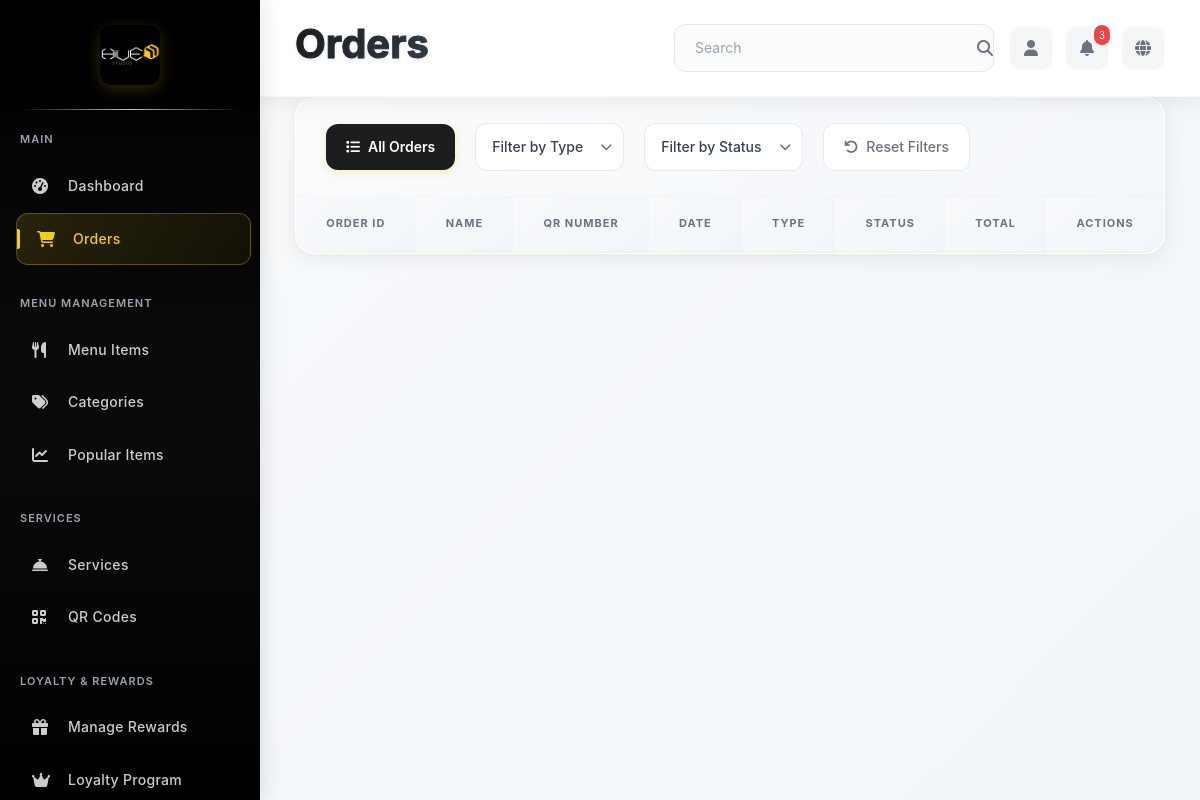
Page /admin/orders (signed in) on the earlier database version.
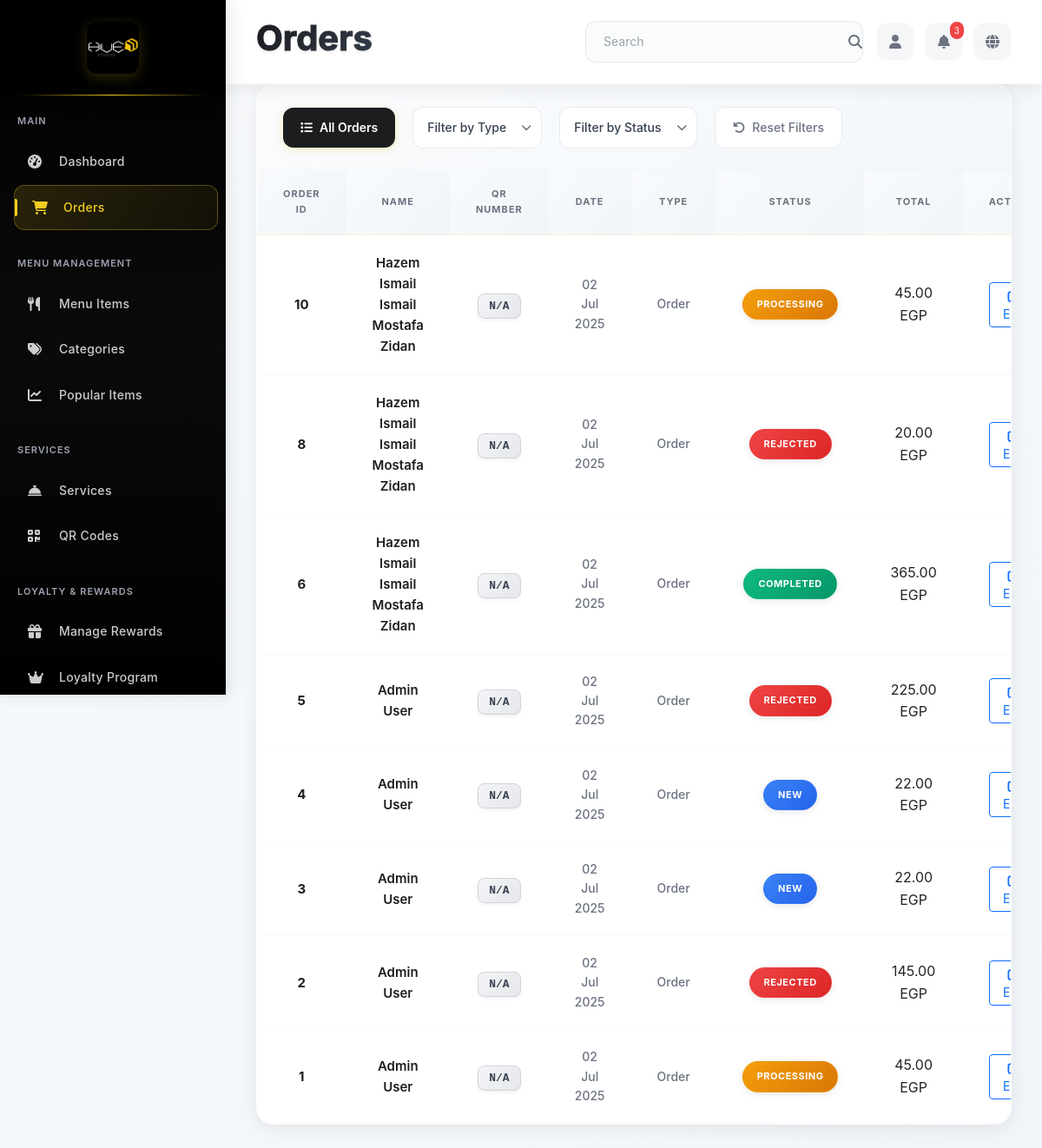
Same page on the later database version.
### app/models.py (models this page shows, shortened)
class User(UserMixin, db.Model):
    __tablename__ = 'users'
    user_id = db.Column(db.Integer, primary_key=True)
    name = db.Column(db.String(100), nullable=False)
    email = db.Column(db.String(120), unique=True, nullable=False, index=True)
    phone = db.Column(db.String(20), nullable=True)
    password_hash = db.Column(db.String(255), nullable=False)
    role = db.Column(db.Enum('customer', 'admin', 'waiter', name='user_roles'), nullable=False, default='customer')
    profile_img = db.Column(db.String(255), nullable=True)
    created_at = db.Column(db.DateTime, default=datetime.utcnow)
    is_active = db.Column(db.Boolean, default=True)
    orders = db.relationship('Order', backref='customer', lazy='dynamic')
    service_requests = db.relationship('ServiceRequest', backref='customer', lazy='dynamic')
    notifications = db.relationship('Notification', backref='user', lazy='dynamic')
    feedback = db.relationship('Feedback', backref='user', lazy='dynamic')
    loyalty_account = db.relationship('CustomerLoyalty', backref='user', uselist=False)
    point_transactions = db.relationship('PointTransaction', backref='user', lazy='dynamic')
    reward_redemptions = db.relationship('RewardRedemption', backref='user', lazy='dynamic')
    audit_logs = db.relationship('AuditLog', backref='user', lazy='dynamic')
    def is_admin(self):
        return self.role == 'admin'

### app/modules/admin/routes.py (the view)
@bp.route('/orders')
@login_required
def orders():
    if not current_user.is_admin():
        return redirect(url_for('main.index'))
    page = request.args.get('page', 1, type=int)
    per_page = 20  # Configurable items per page
    orders_query = Order.query.join(User, Order.user_id == User.user_id).outerjoin(Table).order_by(Order.order_time.desc())
    orders_pagination = orders_query.paginate(
        page=page, per_page=per_page, error_out=False
    )
    formatted_orders = []
    for order in orders_pagination.items:
        customer_name = "Unknown"
        if hasattr(order, 'customer') and order.customer:
            customer_name = order.customer.name
        else:
            user = User.query.get(order.user_id)
            if user:
                customer_name = user.name
        formatted_orders.append({
            'id': order.order_id,  # Keep as integer for JS to handle correctly
            'name': customer_name,
            'qr_number': f"#{order.table.table_number}" if order.table else "N/A",
            'date': order.order_time.strftime('%d %b %Y'),
            'type': 'Order',  # Could be enhanced based on order items
            'status': order.status.title(),
            'total': f"{order.total_amount:.2f} EGP"
        })
    return render_template('orders.html',
                         orders=formatted_orders,
                         pagination=orders_pagination)

### app/extensions.py (called while the page is built)
def init_extensions(app):
    db.init_app(app)
    login_manager.init_app(app)
    migrate.init_app(app, db)
    socketio.init_app(app, cors_allowed_origins="*")
    csrf.init_app(app)
    login_manager.login_view = 'auth.login'
    login_manager.login_message = 'Please log in to access this page.'
    login_manager.login_message_category = 'info'
    @login_manager.user_loader
    def load_user(user_id):
        from app.models import User
        return User.query.get(int(user_id))

### app/modules/admin/templates/orders.html (shortened to what this page needs)
{% extends "base.html" %}
{% block page_title %}Orders{% endblock %}
{% block content %}
<div class="orders-section">
    <div class="filters-section">
        <div class="filters-container">
            <button class="filter-btn active" data-filter="all">
                <i class="fas fa-list"></i>
                All Orders
            </button>
            <div class="filter-item">
                <select class="filter-select" data-filter="type">
                    <option value="">Filter by Type</option>
                </select>
            </div>
              <div class="filter-item">
                <select class="filter-select" data-filter="status">
                    <option value="">Filter by Status</option>
                </select>
            </div>
            <button class="reset-filter-btn">
                <i class="fas fa-undo"></i>
                Reset Filters
            </button>
        </div>
    </div>
    <div class="orders-table-container">
        <table class="orders-table">
            <thead>                <tr>
                    <th>ORDER ID</th>
                    <th>NAME</th>
                    <th>QR NUMBER</th>
                    <th>DATE</th>
                    <th>TYPE</th>
                    <th>STATUS</th>
                    <th>TOTAL</th>
                    <th>ACTIONS</th>
                </tr>
            </thead>
            <tbody>
                {% for order in orders %}                <tr class="order-row" data-type="{{ order.type.lower() }}" data-status="{{ order.status.lower().replace(' ', '-') }}" data-order-id="{{ order.id|int }}">
                    <td class="order-id">{{ order.id|int }}</td>
                    <td class="order-name">{{ order.name }}</td>
                    <td><span class="qr-number">{{ order.qr_number }}</span></td>
                    <td class="order-date">{{ order.date }}</td>
                    <td class="order-type">{{ order.type }}</td>
                    <td>
                        <span class="status-badge status-{{ order.status.lower().replace(' ', '-') }}">
                            {{ order.status }}
                        </span>
                    </td>
                    <td class="order-total">{{ order.total }}</td>
                    <td>
                        <button class="btn btn-sm btn-outline-primary edit-order-btn" data-order-id="{{ order.id|int }}">
                            <i class="fas fa-edit"></i> Edit
                        </button>
                    </td>
                </tr>
                {% endfor %}
            </tbody>
        </table>
    </div>
</div>
{% endblock %}

### app/modules/admin/templates/base.html (shortened to what this page needs)
<!DOCTYPE html>
<html lang="en">
<head>
    <link href="https://cdn.jsdelivr.net/npm/bootstrap@5.3.0/dist/css/bootstrap.min.css" rel="stylesheet" media="print" onload="this.media='all'">
    <link href="https://cdnjs.cloudflare.com/ajax/libs/font-awesome/6.4.0/css/all.min.css" rel="stylesheet" media="print" onload="this.media='all'">
    <link href="{{ url_for('static', filename='css/admin.css') }}" rel="stylesheet">
</head>
<body>
    <div class="admin-sidebar">
        <div class="sidebar-header">
            <a href="{{ url_for('admin.dashboard') }}" class="sidebar-logo">
                <img src="{{ url_for('static', filename='images/image.png') }}" alt="Logo" style="width: 60px; height: 60px; object-fit: contain;">
            </a>
        </div>
        <nav class="sidebar-nav">
            <div class="nav-section">
                <div class="nav-section-title">Main</div>
                <div class="nav-item">
                    <a href="{{ url_for('admin.dashboard') }}" class="nav-link {% if request.endpoint == 'admin.dashboard' %}active{% endif %}">
                        <i class="fas fa-tachometer-alt"></i>
                        <span class="nav-text">Dashboard</span>
                    </a>
                </div>
                <div class="nav-item">
                    <a href="{{ url_for('admin.orders') }}" class="nav-link {% if request.endpoint == 'admin.orders' %}active{% endif %}">
                        <i class="fas fa-shopping-cart"></i>
                        <span class="nav-text">Orders</span>
                    </a>
                </div>
            </div>
            <div class="nav-section">
                <div class="nav-section-title">Menu Management</div>
                <div class="nav-item">
                    <a href="{{ url_for('admin.menu_management') }}" class="nav-link {% if request.endpoint == 'admin.menu_management' %}active{% endif %}">
                        <i class="fas fa-utensils"></i>
                        <span class="nav-text">Menu Items</span>
                    </a>
                </div>
                <div class="nav-item">
                    <a href="{{ url_for('admin.category_management') }}" class="nav-link {% if request.endpoint == 'admin.category_management' %}active{% endif %}">
                        <i class="fas fa-tags"></i>
                        <span class="nav-text">Categories</span>
                    </a>
                </div>
                <div class="nav-item">
                    <a href="{{ url_for('admin.popular_items_analytics') }}" class="nav-link {% if request.endpoint == 'admin.popular_items_analytics' %}active{% endif %}">
                        <i class="fas fa-chart-line"></i>
                        <span class="nav-text">Popular Items</span>
                    </a>
                </div>
            </div>
            <div class="nav-section">
                <div class="nav-section-title">Services</div>
                <div class="nav-item">
                    <a href="{{ url_for('admin.services') }}" class="nav-link {% if request.endpoint == 'admin.services' %}active{% endif %}">
                        <i class="fas fa-concierge-bell"></i>
                        <span class="nav-text">Services</span>
                    </a>
                </div>
                <div class="nav-item">
                    <a href="{{ url_for('admin.qr_codes') }}" class="nav-link {% if request.endpoint == 'admin.qr_codes' %}active{% endif %}">
                        <i class="fas fa-qrcode"></i>
                        <span class="nav-text">QR Codes</span>
                    </a>
                </div>
            </div>
            <div class="nav-section">
                <div class="nav-section-title">Loyalty & Rewards</div>
                <div class="nav-item">
                    <a href="{{ url_for('admin.rewards_management') }}" class="nav-link {% if request.endpoint in ['admin.rewards_management', 'admin.add_reward', 'admin.edit_reward'] %}active{% endif %}">
                        <i class="fas fa-gift"></i>
                        <span class="nav-text">Manage Rewards</span>
                    </a>
                </div>
                <div class="nav-item">
                    <a href="{{ url_for('admin.loyalty_management') }}" class="nav-link {% if request.endpoint == 'admin.loyalty_management' %}active{% endif %}">
                        <i class="fas fa-crown"></i>
                        <span class="nav-text">Loyalty Program</span>
                    </a>
                </div>
            </div>
        </nav>
    </div>
    <div class="main-content">
        <div class="top-nav">
            <h1 class="page-title">{% block page_title %}Dashboard{% endblock %}</h1>
            <div class="top-nav-actions">
                <div class="search-box">
                    <input type="text" class="search-input" placeholder="Search">
                    <i class="fas fa-search search-icon"></i>
                </div>
                <div class="nav-icons">
                    <a href="{{ url_for('admin.profile') }}" class="nav-icon" title="Profile">
                        <i class="fas fa-user"></i>
                    </a>
                    <a href="#" class="nav-icon" title="Notifications">
                        <i class="fas fa-bell"></i>
                        <span class="notification-badge">3</span>
                    </a>
                    <a href="#" class="nav-icon" title="Language">
                        <i class="fas fa-globe"></i>
                    </a>
                </div>
            </div>
        </div>
        <div class="admin-content">
            {% block content %}{% endblock %}
        </div>
    </div>
</body>
</html>

### app/modules/admin/templates/base.html (style rules this page uses)
body { margin: 0; font-family: 'Inter', 'Segoe UI', Tahoma, Geneva, Verdana, sans-serif; background: linear-gradient(135deg, #f8fafc 0%, #f1f5f9 100%); overflow-x: hidden; }
.admin-sidebar { position: fixed; top: 0; left: 0; width: 260px; height: 100vh; background: linear-gradient(180deg, #000000 0%, #0a0a0a 50%, #000000 100%); z-index: 1000; }
.main-content { margin-left: 260px; min-height: 100vh; }
.page-title { font-size: 2.5rem; font-weight: 700; margin: 0 0 8px 0; text-shadow: 0 2px 4px rgba(0, 0, 0, 0.1); -webkit-text-stroke: 1px rgba(28, 29, 31, 0.1); }

### app/modules/admin/templates/orders.html (style rules this page uses)
.orders-section { background: var(--glass-bg); backdrop-filter: blur(20px); border-radius: 20px; box-shadow: var(--card-shadow); overflow: hidden; border: 1px solid var(--glass-border); transition: all 0.3s ease; }
.filters-section { padding: 25px 30px; border-bottom: 1px solid rgba(229, 231, 235, 0.3); background: linear-gradient(135deg, rgba(248, 250, 252, 0.8) 0%, rgba(241, 245, 249, 0.8) 100%); }
.filters-container { display: flex; align-items: center; gap: 20px; flex-wrap: wrap; }
.filter-item { position: relative; }
.filter-btn { display: flex; align-items: center; gap: 8px; padding: 12px 20px; background: var(--primary-yellow); color: var(--primary-dark); border: none; border-radius: 12px; font-size: 14px; font-weight: 600; cursor: pointer; transition: all 0.3s ease; box-shadow: 0 2px 8px rgba(243, 205, 33, 0.3); }
.filter-btn.active { background: var(--primary-dark); color: white; }
.filter-select { appearance: none; padding: 12px 40px 12px 16px; background: white; border: 1px solid rgba(209, 213, 219, 0.5); border-radius: 12px; font-size: 14px; font-weight: 500; color: #374151; cursor: pointer; transition: all 0.3s ease; min-width: 140px; }
.reset-filter-btn { display: flex; align-items: center; gap: 8px; padding: 12px 20px; background: white; color: #6b7280; border: 1px solid rgba(209, 213, 219, 0.5); border-radius: 12px; font-size: 14px; font-weight: 500; cursor: pointer; transition: all 0.3s ease; }
.orders-table-container { overflow-x: auto; text-align: center; }
.orders-table { width: 100%; margin: 0 auto; border-collapse: separate; border-spacing: 0; }
.orders-table th { background: linear-gradient(135deg, #f8fafc 0%, #f1f5f9 100%); padding: 18px 30px; font-size: 11px; font-weight: 700; text-transform: uppercase; letter-spacing: 1px; color: #6b7280; border: none; border-bottom: 2px solid rgba(243, 205, 33, 0.1); position: sticky; top: 0; z-index: 10; text-align: center; }
.orders-table td { padding: 20px 30px; border: none; border-bottom: 1px solid rgba(243, 244, 246, 0.5); vertical-align: middle; transition: all 0.3s ease; text-align: center; }
.orders-table tbody tr { transition: all 0.3s ease; }
.order-id { font-weight: 700; color: var(--primary-dark); font-size: 15px; }
.order-name { font-weight: 600; color: var(--primary-dark); font-size: 15px; }
.qr-number { font-family: 'JetBrains Mono', 'Courier New', monospace; background: linear-gradient(135deg, #f3f4f6 0%, #e5e7eb 100%); padding: 6px 12px; border-radius: 8px; font-size: 13px; font-weight: 600; color: #374151; border: 1px solid #d1d5db; box-shadow: 0 2px 4px rgba(0, 0, 0, 0.05); }
.order-date { color: #6b7280; font-size: 14px; font-weight: 500; }
.order-type { color: #6b7280; font-size: 14px; font-weight: 500; }
.status-badge { padding: 8px 16px; border-radius: 25px; font-size: 11px; font-weight: 700; text-transform: uppercase; letter-spacing: 0.5px; box-shadow: 0 2px 8px rgba(0, 0, 0, 0.1); border: 1px solid transparent; display: inline-block; }
.status-completed { background: linear-gradient(135deg, var(--success-green) 0%, #059669 100%); color: white; border-color: rgba(16, 185, 129, 0.3); }
.status-processing { background: linear-gradient(135deg, var(--warning-yellow) 0%, #d97706 100%); color: white; border-color: rgba(245, 158, 11, 0.3); }
.status-rejected { background: linear-gradient(135deg, var(--danger-red) 0%, #dc2626 100%); color: white; border-color: rgba(239, 68, 68, 0.3); }
.status-new { background: linear-gradient(135deg, var(--info-blue) 0%, #2563eb 100%); color: white; border-color: rgba(59, 130, 246, 0.3); }

Differences in the rows shown:
added User: id "10", name "Hazem Ismail Ismail Mostafa Zidan", qr_number "N/A", date "02 Jul 2025", type "Order", status "PROCESSING", total "45.00 EGP", id "8", status "REJECTED", total "20.00 EGP", id "6", status "COMPLETED", total "365.00 EGP"
now on this page (row unchanged): User: id "5", name "Admin User", qr_number "N/A", date "02 Jul 2025", type "Order", status "REJECTED", total "225.00 EGP", id "4", status "NEW", total "22.00 EGP", id "3", id "2", total "145.00 EGP", id "1", status "PROCESSING", total "45.00 EGP"
